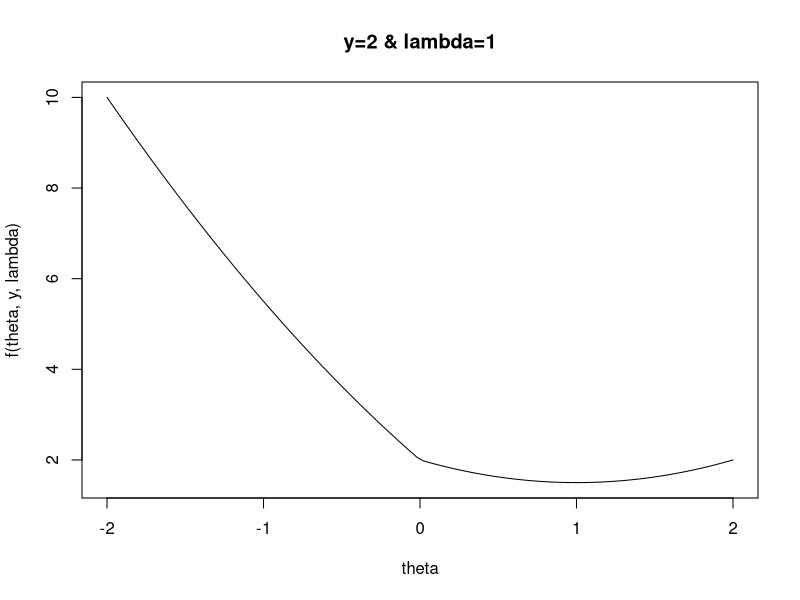
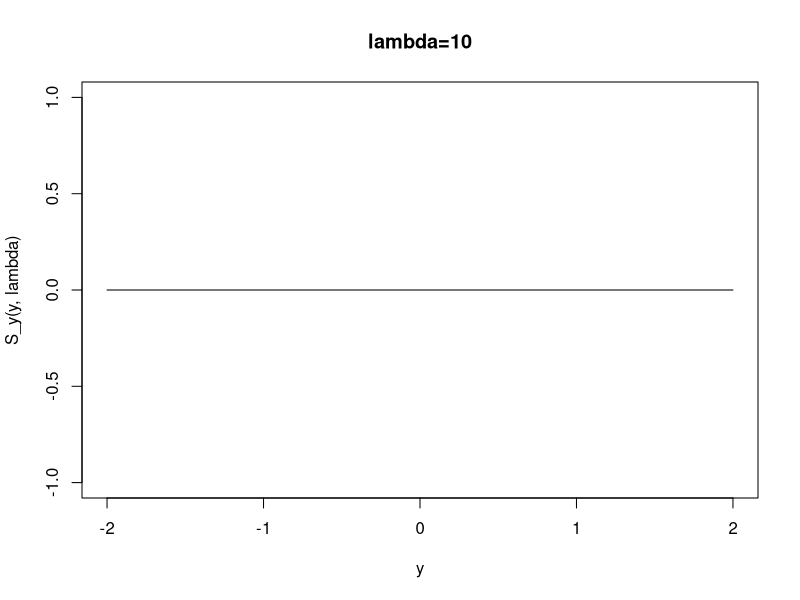
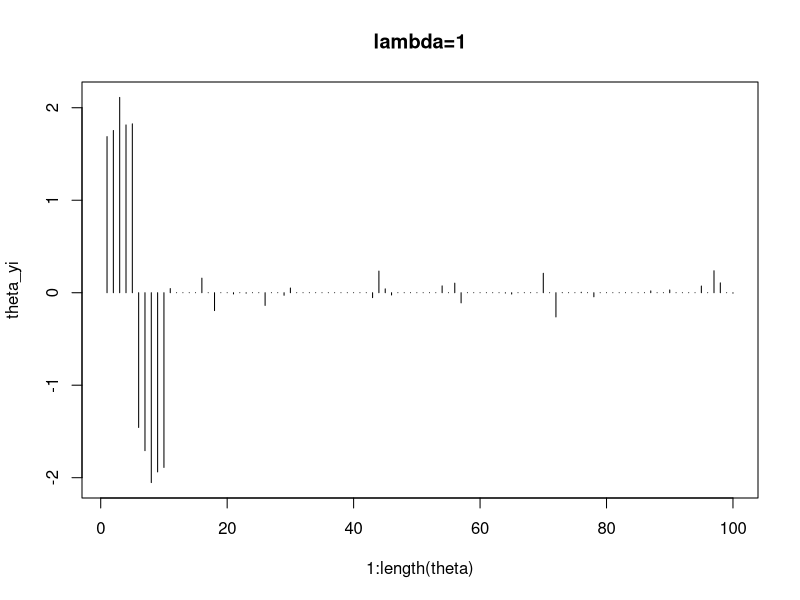
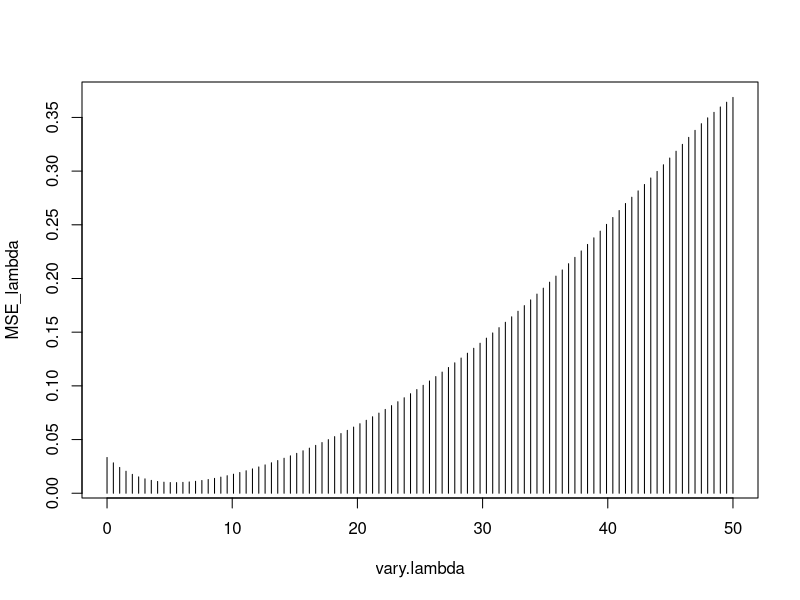

The R source for these figures, in order:
##Part-A
################################################################################
#y: data
#lambda: tuning parameter
#theta: parameter
################################################################################

##Define the function:
f <- function(theta,y,lambda) {
  0.5*((y-theta)^2)+lambda*(abs(theta))
}

##Plot of the function to check that the function indeed obtains the minimum.
y <- 2
lambda <- 1
theta <- seq(-2,2,len=100)
plot(theta,f(theta,y,lambda),ty="l",main="y=2 & lambda=1")


##################################################################################
#The soft thresholding operator
#Function to solve the soft thresholding problem
#y The data value
#lambda The lambda value
#return The solution to the soft thresholding operator.
##################################################################################

S_y <- function(y, lambda) {  # Soft Thresholding Operator
  return((abs(y) - lambda) * sign(y) * (abs(y) > lambda))
}

lambda <- 10
y <- seq(-2,2,len=100)
plot(y,S_y(y,lambda),ty="l",main="lambda=10")



##################################################################################
##Part B Soft Thresholding
##################################################################################

set.seed(123) ##Fixing seed

##Case-1: sigma^2 are all equal
#################################################################################
#theta <- c(seq(-2,2,len=50),rep(0,200),seq(1,3,len=50),rep(0,200))
theta <- c(rep(2,5),rep(-2,5),rep(0,90)) ##Creating a sparse vector
sigma <- rep(0.2,100) ##Assuming sigma^2s are all equal
z <- list(mode="vector",length=length(theta)) ##Initialize the data vector


##Loop for simulating one data point for each theta:
for (i in 1:length(theta)){
  z[i] <- rnorm(1,theta[i],sigma[i])
}

z<-unlist(z, use.names=FALSE) ##converting from list to vector

theta_y <- function(y, lambda) {  # Soft Thresholding Operator
  return((abs(y) - lambda) * sign(y) * (abs(y) > lambda))
}

lambda <- 5 ##Initialize lambda value

##Predicted value of theta for different lambda values:
theta_yi <- theta_y(y=z, lambda=lambda*(sigma^2))


##Plotting predicted value of theta versus theta
plot(1:length(theta),theta_yi,ty="h",main="lambda=1")

##Lambda=5
###Mean-squared error:
MSE_lambda <- (sum((theta_yi-theta)^2))/length(theta)
#0.009981807

##Different values of lambda:
vary.lambda <- seq(0,50,len=100)


for (j in 1:length(vary.lambda)) {
  MSE_lambda[j] <- (sum(((theta_y(y=z, lambda=vary.lambda[j]*(sigma^2))-theta)^2)))/length(theta)
}

##Plotting of MSE for different lambda values:
plot(vary.lambda,MSE_lambda,ty="h")
#####################################################################################
